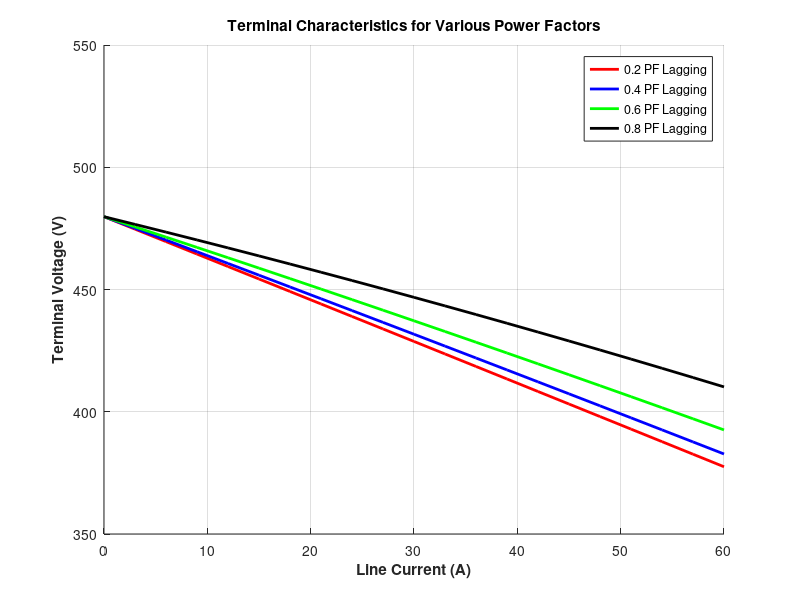

The MATLAB script that drew this image:
% Initialize current amplitudes (21 values in the range 0-60 A)
i_a = (0:20) * 3;

% Initialize phase voltage arrays for different power factors
v_phase_02 = zeros(1, 21);
v_phase_04 = zeros(1, 21);
v_phase_06 = zeros(1, 21);
v_phase_08 = zeros(1, 21);

% Given parameters
e_a = 277.0; % Excitation voltage
x_s = 1.0;   % Synchronous reactance

% Power factors and corresponding angles
pf_values = [0.2, 0.4, 0.6, 0.8];
theta_values = acos(pf_values); % Convert power factors to angles in radians

% Calculate v_phase for each power factor
for ii = 1:21
    % 0.2 PF
    v_phase_02(ii) = sqrt(e_a^2 - (x_s * i_a(ii) * cos(theta_values(1)))^2) ...
                     - (x_s * i_a(ii) * sin(theta_values(1)));
    
    % 0.4 PF
    v_phase_04(ii) = sqrt(e_a^2 - (x_s * i_a(ii) * cos(theta_values(2)))^2) ...
                     - (x_s * i_a(ii) * sin(theta_values(2)));

    % 0.6 PF
    v_phase_06(ii) = sqrt(e_a^2 - (x_s * i_a(ii) * cos(theta_values(3)))^2) ...
                     - (x_s * i_a(ii) * sin(theta_values(3)));

    % 0.8 PF
    v_phase_08(ii) = sqrt(e_a^2 - (x_s * i_a(ii) * cos(theta_values(4)))^2) ...
                     - (x_s * i_a(ii) * sin(theta_values(4)));
end

% Calculate terminal voltage from phase voltage
v_t_02 = v_phase_02 .* sqrt(3);
v_t_04 = v_phase_04 .* sqrt(3);
v_t_06 = v_phase_06 .* sqrt(3);
v_t_08 = v_phase_08 .* sqrt(3);

% Plot the terminal characteristics for different power factors
figure;
hold on;
plot(i_a, v_t_02, 'r', 'LineWidth', 2, 'DisplayName', '0.2 PF Lagging');
plot(i_a, v_t_04, 'b', 'LineWidth', 2, 'DisplayName', '0.4 PF Lagging');
plot(i_a, v_t_06, 'g', 'LineWidth', 2, 'DisplayName', '0.6 PF Lagging');
plot(i_a, v_t_08, 'k', 'LineWidth', 2, 'DisplayName', '0.8 PF Lagging');

% Graph Labels
xlabel('Line Current (A)', 'FontWeight', 'Bold');
ylabel('Terminal Voltage (V)', 'FontWeight', 'Bold');
title('Terminal Characteristics for Various Power Factors', 'FontWeight', 'Bold');
legend('show'); % Show legend
grid on;
axis([0 60 350 550]); % Adjusted axis for clarity
hold off;